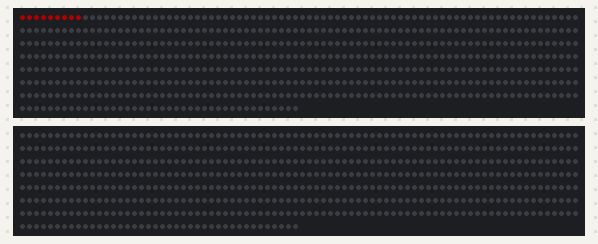
Simulated run of this sketch. Board: ESP32-S3. Parts: 2 × 600 RGB LEDs in strip order, left to right, continuing on the next row. Dim RGB values are drawn brighter than linear; what the sketch prints to the serial monitor is not drawn.

Above: at 2.63 s.
At 8.55 s:
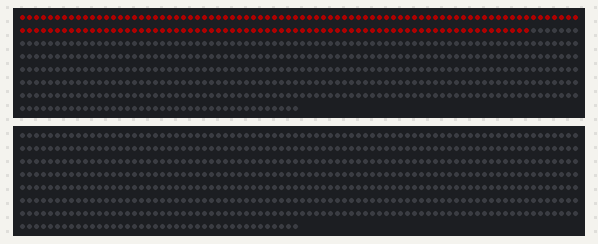
At 14.47 s:
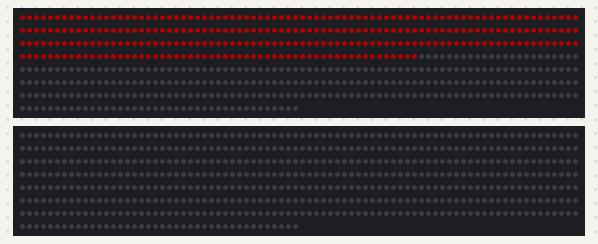
At 20.39 s:
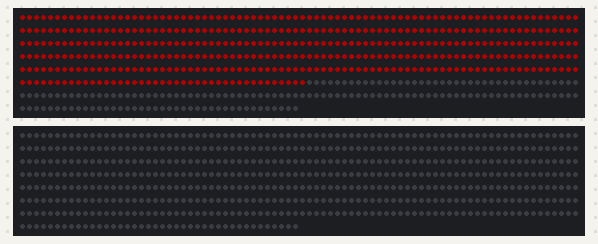
At 26.31 s:
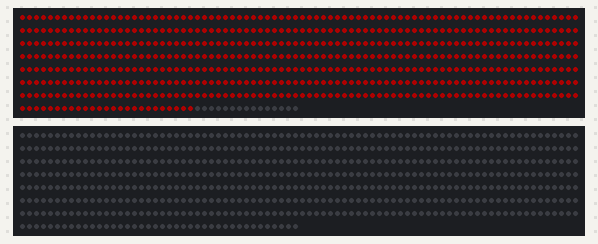

The sketch:

led_test.ino
```cpp
#include <Adafruit_NeoPixel.h>

// ==========================================
// CONFIGURATION SETTINGS
// ==========================================

// Define the GPIO pins connected to your two LED strips
#define PIN_STRIP_1 5
#define PIN_STRIP_2 6

// Define the number of LEDs on each pin
#define NUM_LEDS_STRIP_1 600
#define NUM_LEDS_STRIP_2 600

// Total size of the combined virtual array (1200 LEDs)
#define TOTAL_LEDS (NUM_LEDS_STRIP_1 + NUM_LEDS_STRIP_2)

// Define the delay (in milliseconds) between lighting up consecutive LEDs
#define STEP_DELAY_MS 5

// Define the brightness (0 to 255)
// Keep this value conservative (e.g., 30-80) during initial testing
// to avoid drawing excessive current from your power supply.
#define BRIGHTNESS 50

// ==========================================
// NEOPIXEL INITIALIZATION
// ==========================================

Adafruit_NeoPixel strip1(NUM_LEDS_STRIP_1, PIN_STRIP_1, NEO_GRB + NEO_KHZ800);
Adafruit_NeoPixel strip2(NUM_LEDS_STRIP_2, PIN_STRIP_2, NEO_GRB + NEO_KHZ800);

// ==========================================
// VIRTUAL LED ARRAY ABSTRACTION LAYER
// ==========================================

/**
 * Sets the color of an LED using a single virtual index (0 to TOTAL_LEDS - 1).
 * This function handles the routing of pixels to the correct physical strip.
 */
void setVirtualPixel(int index, uint32_t color) {
  if (index < 0 || index >= TOTAL_LEDS) {
    return; // Out of bounds safety check
  }

  if (index < NUM_LEDS_STRIP_1) {
    // Pixel is on the first strip
    strip1.setPixelColor(index, color);
  } else {
    // Pixel is on the second strip (offset index by length of first strip)
    strip2.setPixelColor(index - NUM_LEDS_STRIP_1, color);
  }
}

/**
 * Pushes the updated color data out to both physical LED strips.
 */
void showAllStrips() {
  strip1.show();
  strip2.show();
}

/**
 * Turns off all pixels in the virtual array.
 */
void clearAllStrips() {
  for (int i = 0; i < TOTAL_LEDS; i++) {
    setVirtualPixel(i, 0); // 0 (or strip1.Color(0,0,0)) turns pixel off
  }
  showAllStrips();
}

// ==========================================
// ARDUINO SETUP & LOOP
// ==========================================

void setup() {
  // Initialize Serial Communication
  Serial.begin(115200);
  delay(1000); // Wait for Serial Monitor to connect

  Serial.println("\n==============================================");
  Serial.println("    ESP32-S3 Zero Virtual LED Array Test      ");
  Serial.println("==============================================");
  Serial.printf("Strip 1 (Physical): Pin %d with %d LEDs\n", PIN_STRIP_1, NUM_LEDS_STRIP_1);
  Serial.printf("Strip 2 (Physical): Pin %d with %d LEDs\n", PIN_STRIP_2, NUM_LEDS_STRIP_2);
  Serial.printf("Virtual Array (Abstracted): 0 to %d (Total %d LEDs)\n\n", TOTAL_LEDS - 1, TOTAL_LEDS);

  // Initialize physical strips
  strip1.begin();
  strip1.setBrightness(BRIGHTNESS);

  strip2.begin();
  strip2.setBrightness(BRIGHTNESS);

  clearAllStrips();
  Serial.println("Initialization complete! Starting test loop.");
}

void loop() {
  Serial.println("\nStarting test sequence...");

  // Step 1: Turn all pixels off
  Serial.println("Clearing all virtual pixels...");
  clearAllStrips();
  delay(1000); // Wait 1 second before starting animation

  // Step 2: Step through the virtual array (0 to TOTAL_LEDS - 1)
  Serial.printf("Stepping through all %d LEDs sequentially (Red)...\n", TOTAL_LEDS);
  for (int i = 0; i < TOTAL_LEDS; i++) {
    uint32_t red = strip1.Color(255, 0, 0); // Generate Red color value
    setVirtualPixel(i, red);
    showAllStrips();
    delay(STEP_DELAY_MS);
  }

  // Step 3: Hold the completed state
  Serial.println("All LEDs are now RED. Holding state for 2 seconds...");
  delay(2000);
}
```
